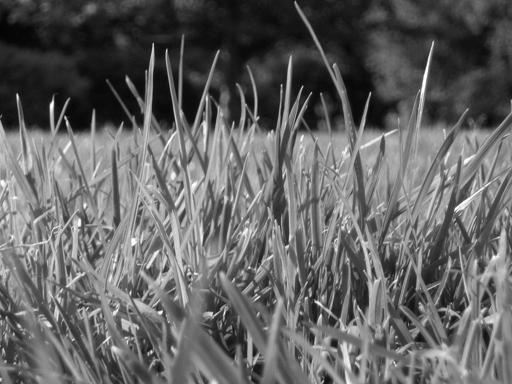
%> input picture 2/Part-1_ Image Enhancement/images/image1.jpg, 512 x 384 px
$ octave --eval "result = compute_gradient('images/image1.jpg');"   (GNU Octave 9; MATLAB toolbox functions it lacks are replaced by stand-ins)
%> lines starting %> are read from the running program, lines starting %| are printed output that depends on the picture
function [Gx, Gy, im_magnitude,im_direction] = compute_gradient(image)
%> called with image = 'images/image1.jpg'
% Get image
img = im2double(imread(image));
%> img: size 384x512 double; min 0, max 1, mean 0.39

% Define sobel matrices
sobel_x = double([1 0 -1; 2 0 -2; 1 0 -1]);
sobel_y = double([1  2 1; 0 0 0; -1 -2 -1]);

% Calculate results
Gx = conv2(sobel_x,img);
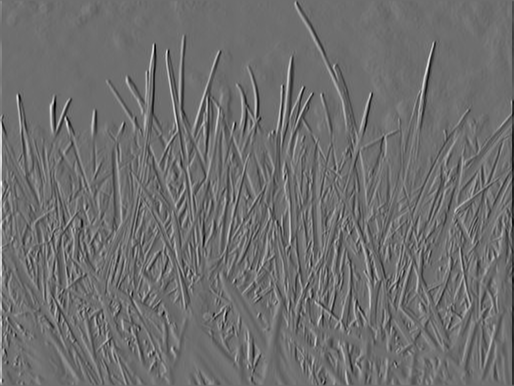
%> Gx: size 386x514 double; min -3.06, max 3.99, mean -2.01e-18; drawn with min black and max white
Gy = conv2(sobel_y,img);
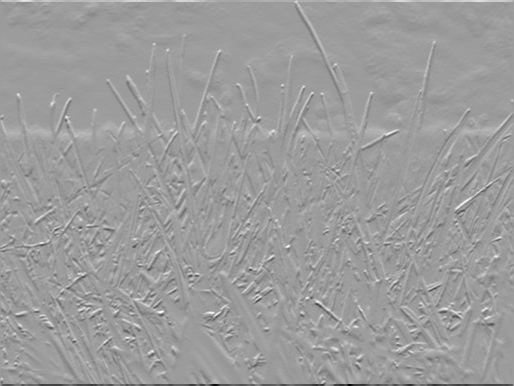
%> Gy: size 386x514 double; min -3.81, max 2.4, mean 3.44e-18; drawn with min black and max white
im_magnitude = sqrt(Gx.^2 + Gy.^2);
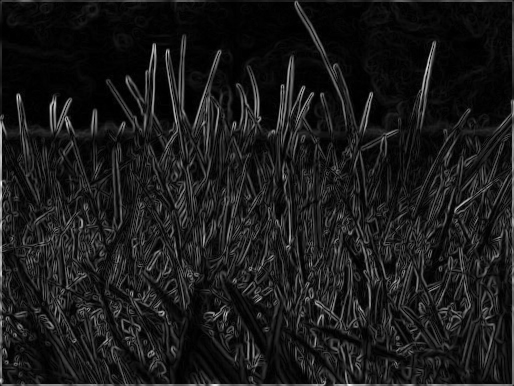
%> im_magnitude: size 386x514 double; min 0, max 3.99, mean 0.411; drawn with min black and max white
im_direction = atan2(-Gy,Gx).*(180/pi);
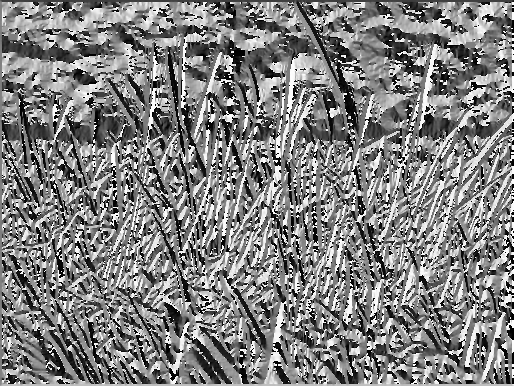
%> im_direction: size 386x514 double; min -180, max 180, mean 1.1; drawn with min black and max white

% Plot results
figure, imshow(Gx,[]), title("Gradient in x-direction")
figure, imshow(Gy, []), title("Gradient in y-direction")
figure, imshow(im_magnitude, []), title("Gradient magnitude")
figure, imshow(im_direction, []), title("Gradient direction")

end

$ run again, on 2/Part-1_ Image Enhancement/images/image2.jpg
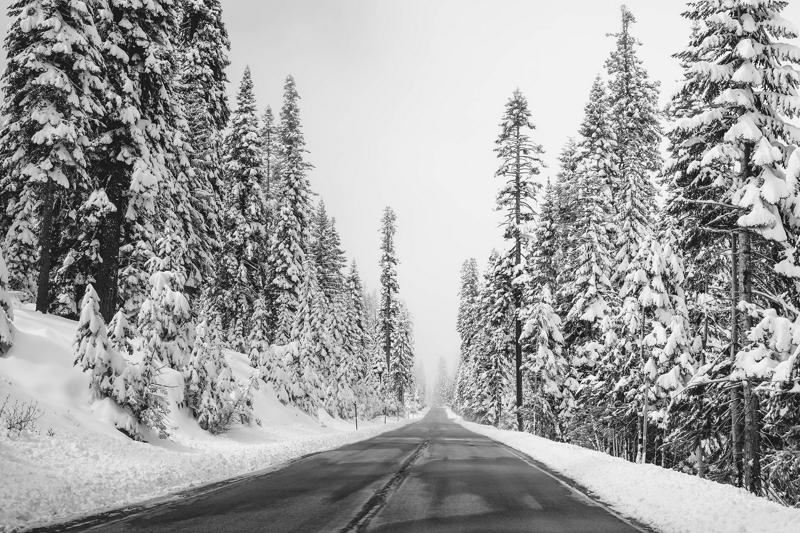
%> input picture 2/Part-1_ Image Enhancement/images/image2.jpg, 800 x 533 px
%> in compute_gradient, `im_magnitude = sqrt(Gx.^2 + Gy.^2);`:
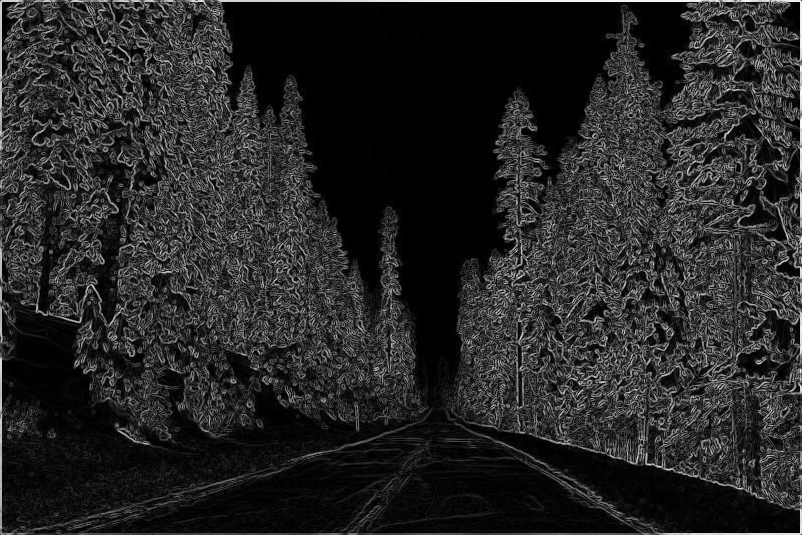
%> im_magnitude: size 535x802 double; min 0, max 3.93, mean 0.59; drawn with min black and max white
%> in compute_gradient, `im_direction = atan2(-Gy,Gx).*(180/pi);`:
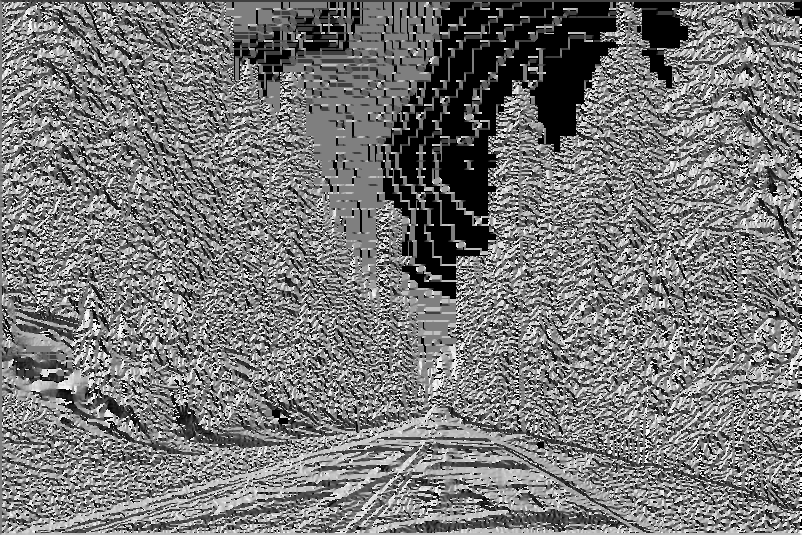
%> im_direction: size 535x802 double; min -180, max 180, mean -11.6; drawn with min black and max white
